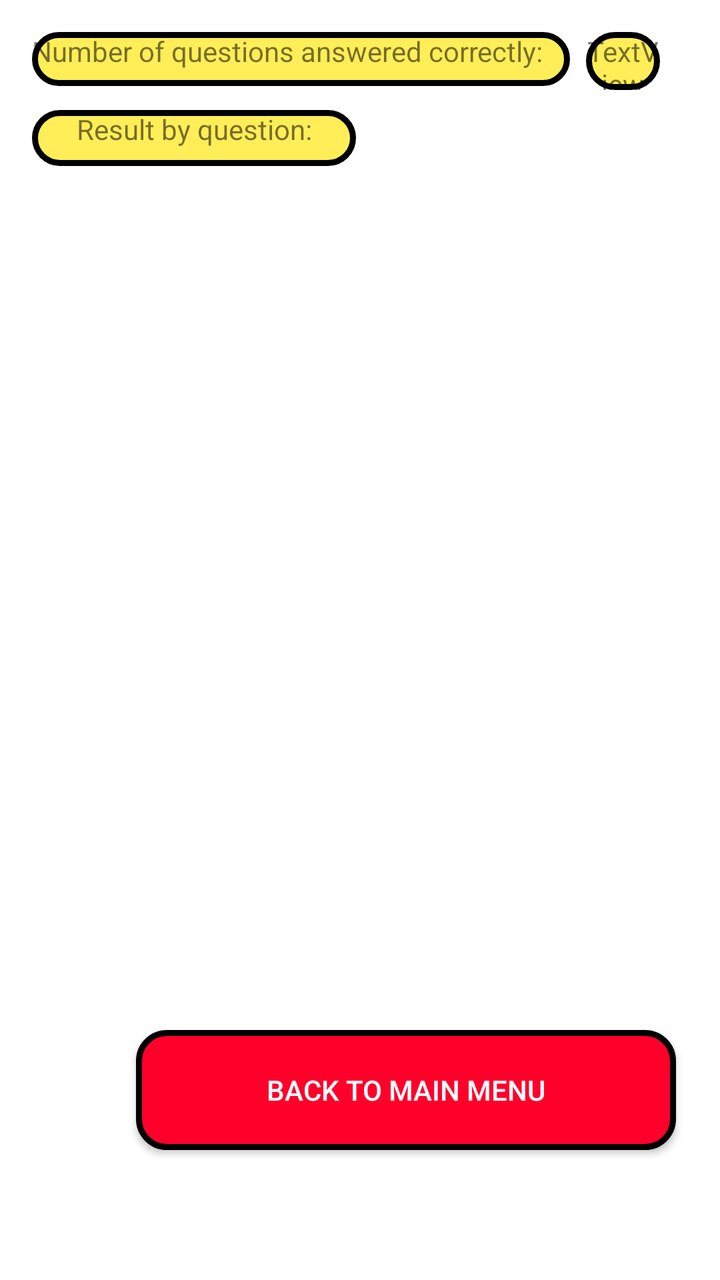
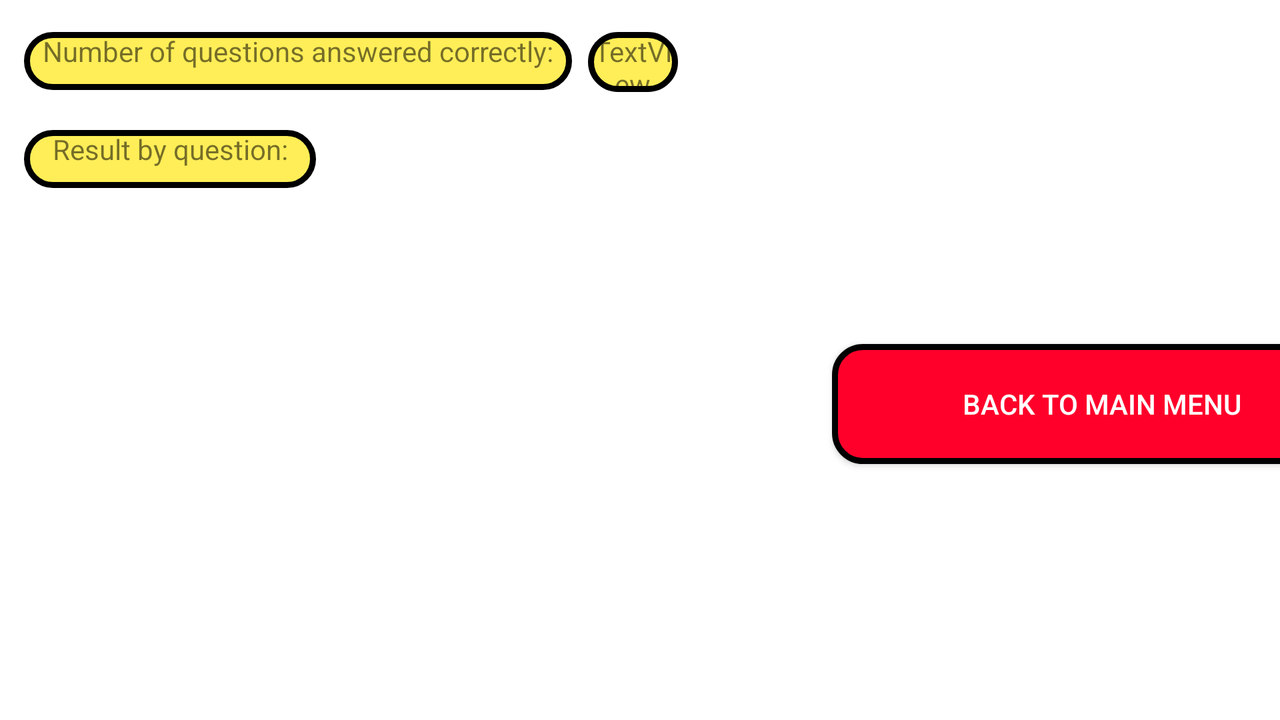

Two renders of one Android screen. The first uses the default layout on a phone; the second uses the alternative layout the repository ships for a different screen configuration, on a matching device. The two XML files are below.
<!-- AndroidManifest.xml: application theme Theme.FinalProject -->
<!-- res/layout/activity_result.xml -->
<?xml version="1.0" encoding="utf-8"?>

<androidx.constraintlayout.widget.ConstraintLayout xmlns:android="http://schemas.android.com/apk/res/android"
    xmlns:app="http://schemas.android.com/apk/res-auto"
    xmlns:tools="http://schemas.android.com/tools"
    android:layout_width="match_parent"
    android:layout_height="match_parent"
    tools:context=".ResultActivity"
    android:background="@drawable/tile_background">

    <androidx.recyclerview.widget.RecyclerView
        android:id="@+id/question_recycler"
        android:layout_width="match_parent"
        android:layout_height="400dp"
        android:layout_marginTop="12dp"
        app:layout_constraintStart_toStartOf="parent"
        app:layout_constraintTop_toBottomOf="@+id/textView4" />

    <TextView
        android:id="@+id/textView3"
        android:layout_width="269dp"
        android:layout_height="27dp"
        android:layout_marginStart="16dp"
        android:layout_marginTop="16dp"
        android:background="@drawable/question_frame"
        android:text="Number of questions answered correctly:"
        app:layout_constraintStart_toStartOf="parent"
        app:layout_constraintTop_toTopOf="parent" />

    <TextView
        android:id="@+id/score"
        android:layout_width="37dp"
        android:layout_height="29dp"
        android:layout_marginStart="8dp"
        android:background="@drawable/question_frame"
        android:text="TextView"
        android:textAlignment="center"
        app:layout_constraintBottom_toBottomOf="@+id/textView3"
        app:layout_constraintStart_toEndOf="@+id/textView3"
        app:layout_constraintTop_toTopOf="@+id/textView3"
        app:layout_constraintVertical_bias="0.0" />

    <androidx.appcompat.widget.AppCompatButton
        android:soundEffectsEnabled="false"
        android:id="@+id/backBtn"
        android:layout_width="wrap_content"
        android:layout_height="wrap_content"
        android:layout_marginStart="68dp"
        android:layout_marginTop="20dp"
        android:background="@drawable/button_shape"
        android:text="Back to main menu"
        android:textColor="#FFFFFF"
        app:layout_constraintStart_toStartOf="parent"
        app:layout_constraintTop_toBottomOf="@+id/question_recycler" />

    <TextView
        android:id="@+id/textView4"
        android:layout_width="162dp"
        android:layout_height="28dp"
        android:layout_marginStart="16dp"
        android:layout_marginTop="12dp"
        android:background="@drawable/question_frame"
        android:text="Result by question:"
        android:textAlignment="center"
        app:layout_constraintStart_toStartOf="parent"
        app:layout_constraintTop_toBottomOf="@+id/textView3" />
</androidx.constraintlayout.widget.ConstraintLayout>
<!-- resources referenced by this layout -->
<resources>
  <!-- drawable button_shape (drawable) -->
  <?xml version="1.0" encoding="utf-8"?>
  
  <shape xmlns:android="http://schemas.android.com/apk/res/android" android:shape="rectangle" >
      <corners
          android:radius="14dp"
          />
      <solid
          android:color="#FF002B"
          />
      <padding
          android:left="0dp"
          android:top="0dp"
          android:right="0dp"
          android:bottom="0dp"
          />
      <size
          android:width="270dp"
          android:height="60dp"
          />
      <stroke
          android:width="3dp"
          android:color="#000000"
          />
  </shape>
  <!-- drawable question_frame (drawable) -->
  <?xml version="1.0" encoding="utf-8"?>
  
  <shape xmlns:android="http://schemas.android.com/apk/res/android" android:shape="rectangle" >
      <corners
          android:radius="14dp"
          />
      <solid
          android:color="#FFEE57"
          />
      <padding
          android:left="0dp"
          android:top="0dp"
          android:right="0dp"
          android:bottom="0dp"
          />
      <size
          android:width="270dp"
          android:height="60dp"
          />
      <stroke
          android:width="3dp"
          android:color="#000000"
          />
  </shape>
  <!-- drawable tile_background (drawable) -->
  <?xml version="1.0" encoding="UTF-8" ?>
  
  <bitmap
      xmlns:android="http://schemas.android.com/apk/res/android"
      android:src="@drawable/pokemon"
      android:tileMode="repeat"
      />
  <style name="Theme.FinalProject" parent="Theme.MaterialComponents.DayNight.DarkActionBar">
          
          <item name="colorPrimary">#FF5A4D</item>
          <item name="colorPrimaryVariant">#FF5454</item>
          <item name="colorOnPrimary">@color/white</item>
          
          <item name="colorSecondary">@color/teal_200</item>
          <item name="colorSecondaryVariant">@color/teal_700</item>
          <item name="colorOnSecondary">@color/black</item>
          
          <item name="android:statusBarColor" tools:targetApi="l">?attr/colorPrimaryVariant</item>
          
      </style>
</resources>
<!-- res/layout-land/activity_result.xml (the repository's variant of the layout above) -->
<!-- drawn on the phone turned sideways -->
<?xml version="1.0" encoding="utf-8"?>
<androidx.constraintlayout.widget.ConstraintLayout xmlns:android="http://schemas.android.com/apk/res/android"
    xmlns:app="http://schemas.android.com/apk/res-auto"
    xmlns:tools="http://schemas.android.com/tools"
    android:layout_width="match_parent"
    android:layout_height="match_parent"
    tools:context=".ResultActivity"
    android:background="@drawable/tile_background">

    <androidx.recyclerview.widget.RecyclerView
        android:id="@+id/question_recycler"
        android:layout_width="400dp"
        android:layout_height="200dp"
        android:layout_marginStart="12dp"
        android:layout_marginTop="18dp"
        app:layout_constraintStart_toStartOf="parent"
        app:layout_constraintTop_toBottomOf="@+id/textView4" />

    <TextView
        android:id="@+id/textView3"
        android:layout_width="274dp"
        android:layout_height="29dp"
        android:layout_marginStart="12dp"
        android:layout_marginTop="16dp"
        android:background="@drawable/question_frame"
        android:text="Number of questions answered correctly:"
        android:textAlignment="center"
        app:layout_constraintStart_toStartOf="parent"
        app:layout_constraintTop_toTopOf="parent" />

    <TextView
        android:id="@+id/score"
        android:layout_width="45dp"
        android:layout_height="30dp"
        android:layout_marginStart="8dp"
        android:background="@drawable/question_frame"
        android:text="TextView"
        android:textAlignment="center"
        app:layout_constraintBottom_toBottomOf="@+id/textView3"
        app:layout_constraintStart_toEndOf="@+id/textView3"
        app:layout_constraintTop_toTopOf="@+id/textView3"
        app:layout_constraintVertical_bias="0.0" />

    <androidx.appcompat.widget.AppCompatButton
        android:soundEffectsEnabled="false"
        android:id="@+id/backBtn"
        android:layout_width="wrap_content"
        android:layout_height="wrap_content"
        android:layout_marginStart="4dp"
        android:layout_marginTop="172dp"
        android:background="@drawable/button_shape"
        android:text="Back to main menu"
        android:textColor="#FFFFFF"
        app:layout_constraintStart_toEndOf="@+id/question_recycler"
        app:layout_constraintTop_toTopOf="parent" />

    <TextView
        android:id="@+id/textView4"
        android:layout_width="146dp"
        android:layout_height="29dp"
        android:layout_marginStart="12dp"
        android:layout_marginTop="20dp"
        android:background="@drawable/question_frame"
        android:text="Result by question:"
        android:textAlignment="center"
        app:layout_constraintStart_toStartOf="parent"
        app:layout_constraintTop_toBottomOf="@+id/textView3" />
</androidx.constraintlayout.widget.ConstraintLayout>
